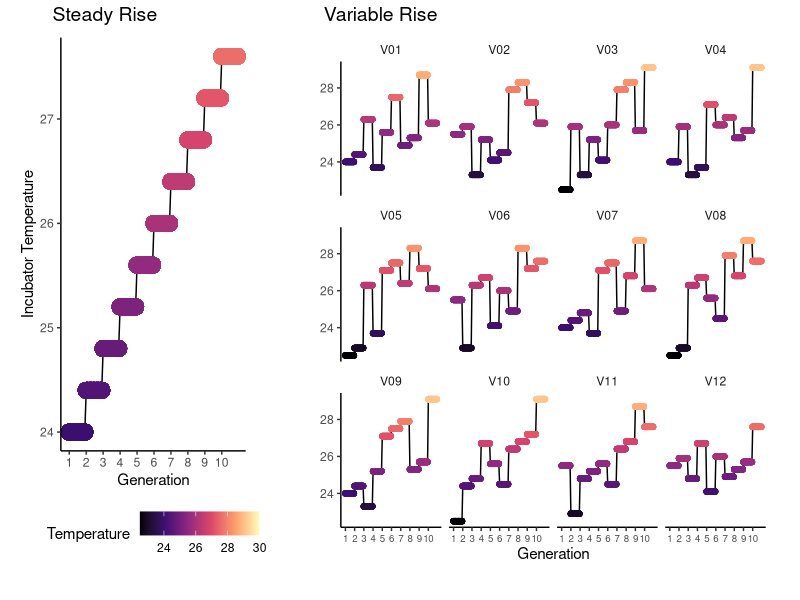
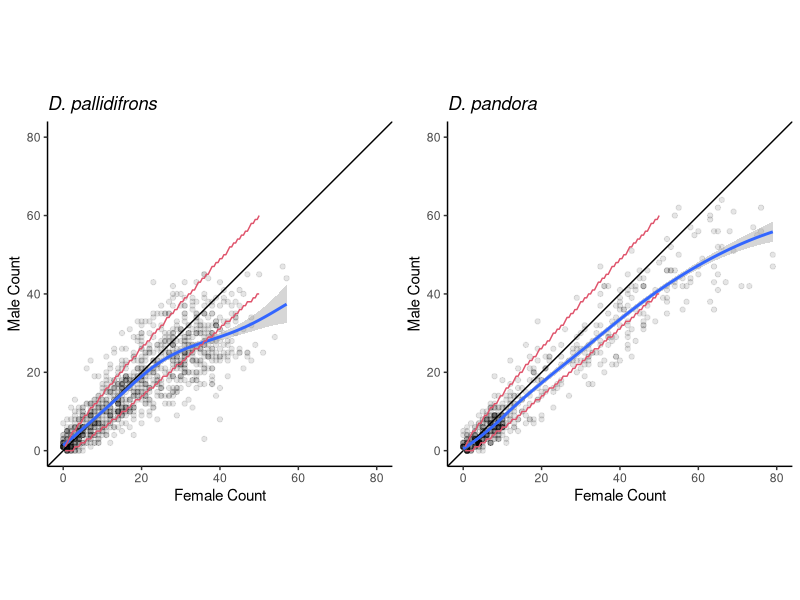
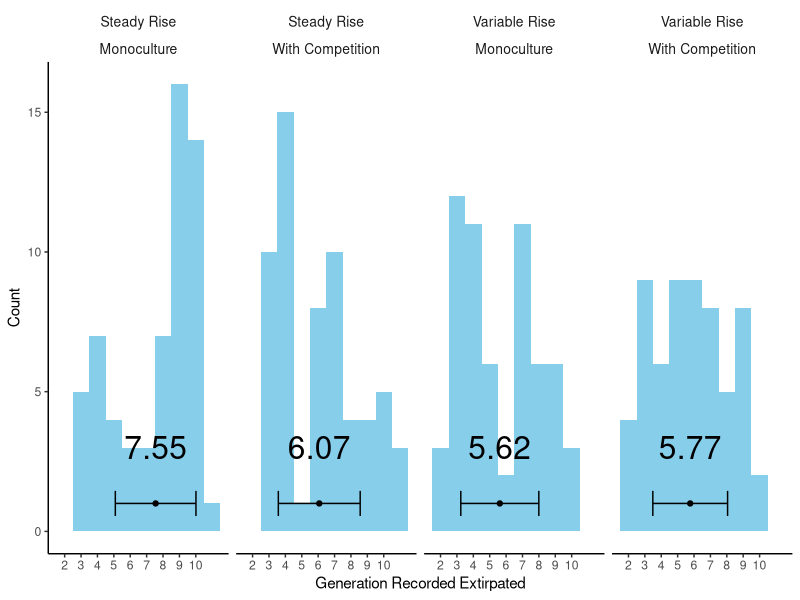
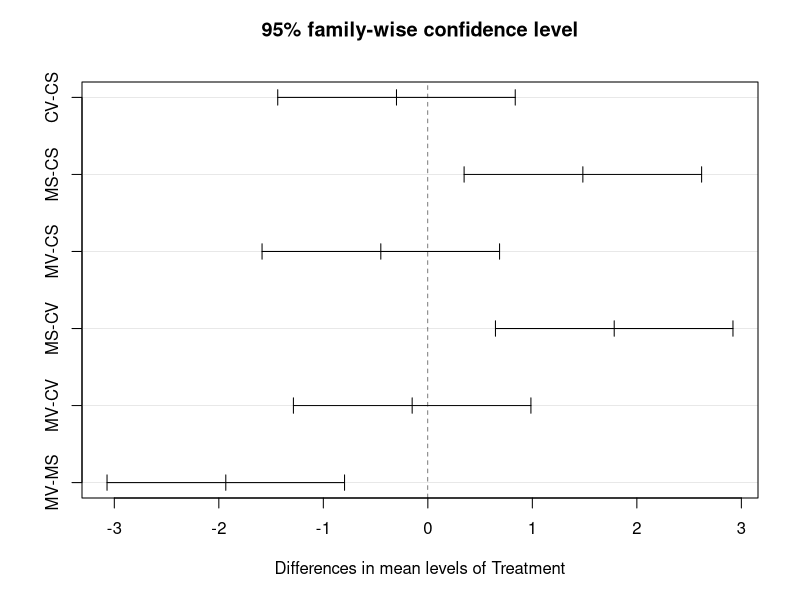
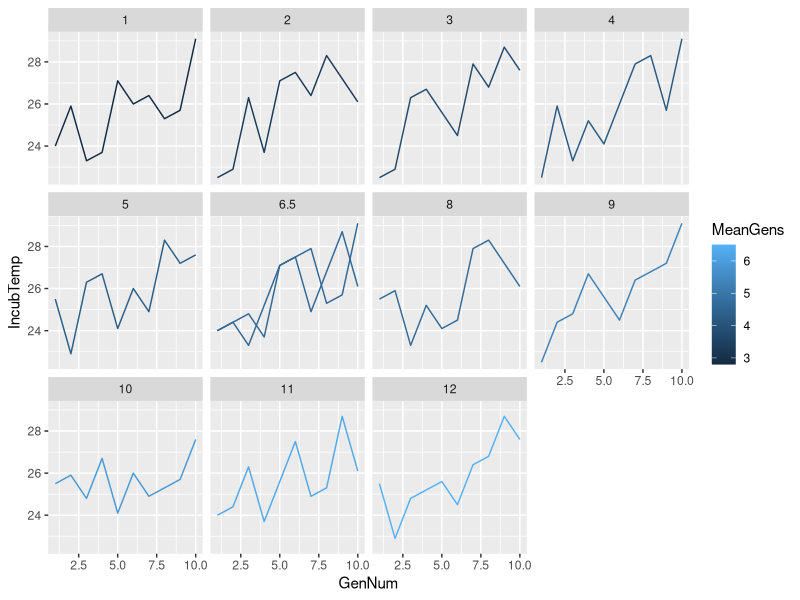
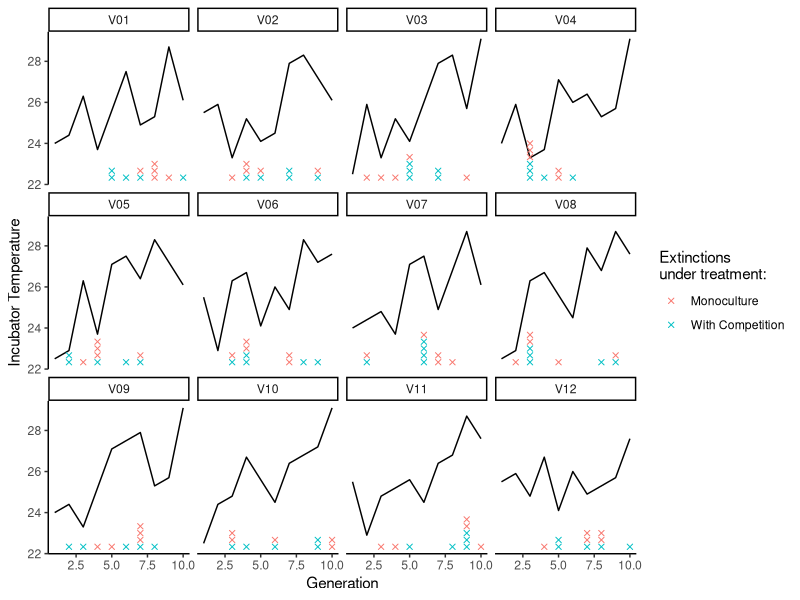
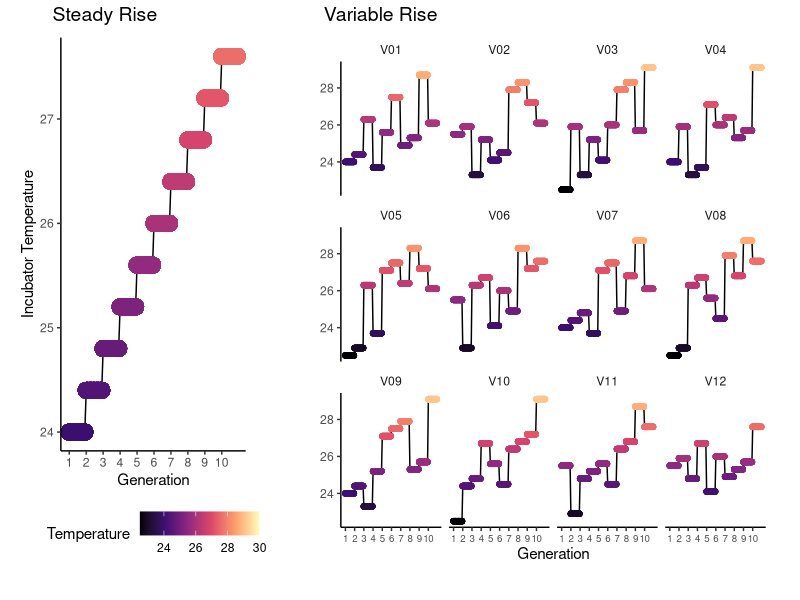
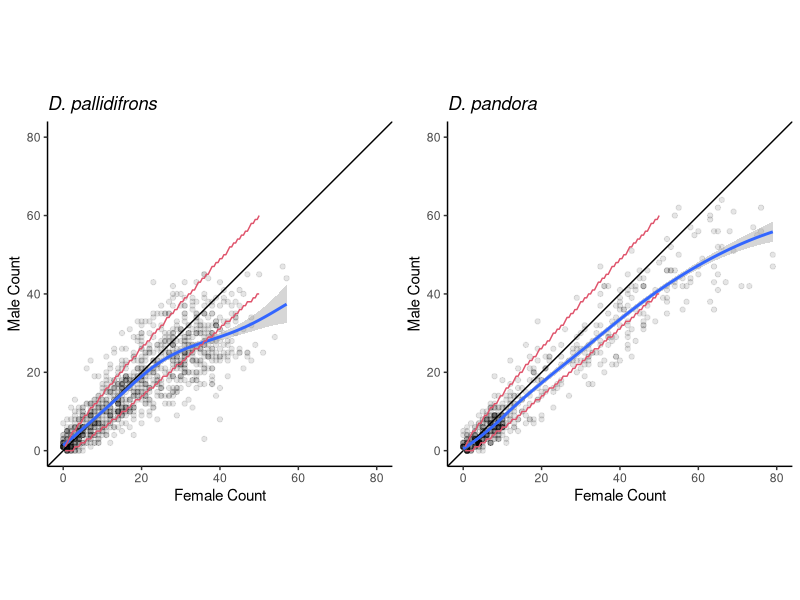

These charts were generated, in order, by the following R code:
## ---- chunk 1
knitr::opts_chunk$set(echo = TRUE)
## ---- chunk 2
library(tidyverse)
library(cowplot)
library(lme4)

Obs<- read_csv('../InitialDataStorage/TubeDoc_CC3_ForDataEntry.csv') %>%
  filter( !is.na(PAL_FEMALE))

Temps <- read_csv('../InitialDataStorage/TubeDoc_CC3_ALL.csv') %>%
  select(Gen,  LINE_ID, TUBE_ID, IncubTemp )

TempTable = Temps %>%
  pivot_wider(id_cols = LINE_ID, names_from = Gen, values_from = IncubTemp)

PrevTempTable = Temps %>%
  mutate( PrevTemp = IncubTemp,
          GenNum = parse_number(Gen)+1) %>%
  select(-IncubTemp, -TUBE_ID, -Gen  )

LaggedFemales_PAL <- read_csv('../ProcessedData/LaggedFemales_PAL.csv')
LaggedFemales_PAN <- read_csv('../ProcessedData/LaggedFemales_PAN.csv')

## ---- chunk 3
### Adding in initial condition
Gen1 = filter(Temps, Gen == 'G01')%>%
  mutate( PAL_FEMALE=3,  ### as added on 6 June
          PAL_MALE=2,
          PAN_FEMALE=0,
          PAN_MALE=0 ,
          NOTES = 'Initialisation')

bind_rows(Gen1, Obs) %>%
  separate(LINE_ID, into = c('Comp', 'Var', 'Rep'), remove = FALSE) %>%
  mutate( Var_Bin = str_sub(Var, 1,1),
          GenNum = parse_number(Gen)) %>%
  left_join(PrevTempTable, 
            by = c('GenNum', 'LINE_ID' ))-> Obs2

## Confirming that the competition treatments are not different at the G2 census (when they should be the same as competitors ony just added)
Obs2 %>%
  filter( Gen == 'G02') %>%
  lm( data = ., PAL_FEMALE ~ Comp) %>%
  summary

## ---- chunk 4

expand.grid( day = (0:11)/12, 
             GenNum = 1:10) -> dayintervals

Obs2 %>%
  filter(Var_Bin == 'V') %>%
  left_join(dayintervals, relationship = "many-to-many") %>%
  mutate( GenNum_int = GenNum + day) %>%
  ggplot( aes( x = GenNum_int, y = IncubTemp))+
  geom_line()+ 
  geom_point(aes(col = IncubTemp))+
  facet_wrap(~Var)+
  theme_classic()+
  scale_x_continuous(breaks= 1:10)+
  scale_color_viridis_c(option = 'A', name = 'Temperature', limits = c(22.5, 30))+
  guides(col='none')+
  theme(axis.text.x = element_text(size = 7),
        strip.background = element_blank())+
  ylab('')+
  xlab('Generation') -> VariableIncubTemps

Obs2 %>%
  filter(Var_Bin == 'S') %>%
  left_join(dayintervals, relationship = "many-to-many") %>%
  mutate( GenNum_int = GenNum + day) %>%
  ggplot( aes( x = GenNum_int, y = IncubTemp))+
  geom_line()+
  geom_point(aes(col = IncubTemp), size =5)+
  #  facet_wrap(~Var)+
  theme_classic()+
  scale_x_continuous(breaks= 1:10)+
  scale_color_viridis_c(option = 'A', name = 'Temperature', limits = c(22.5, 30))+
  ylab('Incubator Temperature')+
  xlab('Generation') +
  theme(legend.position = 'bottom') -> SteadyIncubTemps

plot_grid(SteadyIncubTemps, VariableIncubTemps,
          labels = c('Steady Rise', 'Variable Rise'),
          label_fontface = 'plain',
          scale =0.9, rel_widths = c(1,2) )

ggsave('../Figures/Fig1b_tempplots.png', width = 8, height = 5, bg = 'white')
## ---- chunk 5
Obs2 %>%
  summarise( sum(PAL_MALE), sum(PAL_FEMALE),
             sum(PAN_MALE, na.rm = TRUE), 
             sum(PAN_FEMALE, na.rm = TRUE))

Obs2 %>%
  summarise(sum(PAL_FEMALE>0),
            sum(PAN_FEMALE>0, na.rm = TRUE))
## ---- chunk 6
LaggedFemales_PAL%>%
  filter( PAL_FEMALE>0) %>%
  summarise(mean(PAL_FEMALE),
            sd(PAL_FEMALE) )

## ---- chunk 7

## Calculating expected interval
Interval95 = data.frame(SampleSize =1:100,
                        N_female = (1:100)/2,
                        Lower = qbinom(prob = 0.5, size =1:100, p = 0.025),
                        Upper = qbinom(prob = 0.5, size =1:100, p = 0.975))

Obs2 %>%
  filter(Gen !='G01') %>%
  filter( !(PAL_FEMALE==0 & PAL_MALE==0)) %>%
  ggplot(aes(PAL_FEMALE ,PAL_MALE) )+
  geom_point(alpha = 0.1)+
  geom_abline(slope = 1, intercept = 0)+
  geom_smooth()+
  geom_line(data = Interval95, aes( x = N_female, y = Lower), col = 2)+
  geom_line(data = Interval95, aes( x = N_female, y = Upper), col = 2)+
  theme_classic()+
  theme(plot.title = element_text(face = 'italic'))+
  xlab('Female Count')+
  ylab('Male Count')+
  ggtitle('D. pallidifrons')+
  coord_fixed(xlim = c(0,80),ylim = c(0,80),ratio = 1)-> PAL_SR

Obs2 %>%
  filter( !(PAN_FEMALE==0 & PAN_MALE==0)) %>%
  ggplot(aes(PAN_FEMALE ,PAN_MALE) )+
  geom_point(alpha = 0.1)+
  geom_abline(slope = 1, intercept = 0)+
  geom_smooth()+
  geom_line(data = Interval95, aes( x = N_female, y = Lower), col = 2)+
  geom_line(data = Interval95, aes( x = N_female, y = Upper), col = 2)+
  theme_classic() +
  theme(plot.title = element_text(face = 'italic'))+
  xlab('Female Count')+
  ylab('Male Count')+
  ggtitle('D. pandora')+
  coord_fixed(xlim = c(0,80),ylim = c(0,80),ratio = 1) -> PAN_SR

plot_grid(PAL_SR,PAN_SR )
ggsave('../Figures/SI2_SexRatio.png', width = 6, height =4)

## ---- chunk 8
## PAL
Obs2 %>% 
  mutate(Competition = ifelse( Comp =='C', 'With Competition', 'Monoculture')) %>%
  mutate(Temperature = ifelse( Var_Bin =='V', 'Variable Rise', 'Steady Rise')) %>%
  ggplot( aes( x = GenNum, y = PAL_FEMALE,
               col = IncubTemp   , group = LINE_ID))+
  geom_line()+
  scale_x_continuous(breaks= 1:10)+
  scale_color_viridis_c(option = 'A', name = 'Temperature', limits = c(22.5, 30))+
  facet_grid(Competition~Temperature)+
  theme_classic()+
  theme(plot.title = element_text(face = 'italic'))+
  xlab('Generation')+
  ylab('Female count')+
  ggtitle('D. pallidifrons') -> FemalePAL_TS

# PAN
Obs2 %>% 
  mutate(Competition = ifelse( Comp =='C', 'With Competition', 'Monoculture')) %>%
  mutate(Temperature = ifelse( Var_Bin =='V', 'Variable Rise', 'Steady Rise')) %>%
  filter( Comp == 'C') %>%
  ggplot( aes( x = GenNum, y = PAN_FEMALE,
               col = IncubTemp   , group = LINE_ID))+
  geom_line()+
  scale_x_continuous(breaks= 1:10)+
  scale_color_viridis_c(option = 'A', name = 'Temperature', limits = c(22.5, 30))+
  facet_wrap(~Temperature)+
  xlab('Generation')+
  ylab('Female count')+
  theme_classic()+
  theme(plot.title = element_text(face = 'italic'))+
  theme(legend.position = 'bottom', legend.direction = 'horizontal')+
  ggtitle('D. pandora') -> FemalePAN_TS

### Combining
CombinedPlot <- plot_grid(FemalePAL_TS+guides(col='none'),
                          FemalePAN_TS,
                          ncol = 1, rel_heights = c(2,1.5))

ggsave(plot = CombinedPlot,'../Figures/SI1_TimeSeries_all_fem.png', height = 8, width=6)

## ---- chunk 9
Obs2 %>%
  mutate( PAL_TOT= PAL_FEMALE + PAL_MALE, 
          PAL_Alive = PAL_TOT>0) %>%
  group_by(LINE_ID,Comp,Var,Var_Bin) %>%
  summarise(N_gens = sum(PAL_Alive)) %>%
  ungroup() %>%
  mutate(Competition = ifelse( Comp =='C', 'With Competition', 'Monoculture')) %>%
  mutate(Temperature = ifelse( Var_Bin =='V', 'Variable Rise', 'Steady Rise')) %>%
  mutate(Treatment =paste0(Comp, Var_Bin))-> LastSeenData

LastSeenData  %>%
  group_by(Competition,Temperature) %>%
  summarise(Mean_Gens = mean(N_gens),
            SD_Gens = sd(N_gens),
            SE = SD_Gens / sqrt(60))%>%
  mutate(xmin = Mean_Gens-SD_Gens,
         xmax = Mean_Gens+SD_Gens) -> MeanGens

LastSeenData%>%  
  ggplot()+
  scale_x_continuous(breaks= 2:10)+
  geom_histogram(aes( x = N_gens+1 ), binwidth = 1, fill = 'skyblue')+
  theme_classic()+
  theme(strip.background = element_blank(),
        strip.text = element_text(size = 10))+
  facet_wrap(~Temperature+Competition, nrow = 1)+
  geom_point(data = MeanGens, aes( x = Mean_Gens+1), y = 1)+
  geom_errorbarh(data = MeanGens,  aes( xmin = xmin+1, xmax = xmax+1, y = 1))+
  geom_text(data = MeanGens, 
            aes( x = Mean_Gens+1, label = signif(Mean_Gens+1,3)),
            y = 3, size = 8)+
  xlab('Generation Recorded Extirpated')+
  ylab('Count')

ggsave('../Figures/Fig1C_ExtirpHists.png', height = 4, width = 8)
## ---- chunk 10
### Overall of impact of treatment
aov( N_gens~Treatment, data =LastSeenData) %>% summary

## Follow-up test of pairwise comparisons
TukeyHSD(aov( N_gens~Treatment, data =LastSeenData)) %>% plot

## Overall distinction between 'MS' and others
LastSeenData %>%
  mutate( IS_MS= Treatment=='MS') %>%
  lm( N_gens~IS_MS, data =.) %>% 
  summary
## ---- chunk 11
Mod_RE <- lmer(data = filter(LastSeenData, Var_Bin =='V'),
               N_gens~Treatment + (1|Var))

Mod_wo <- lm(data = filter(LastSeenData, Var_Bin =='V'),
             N_gens~Treatment)

anova( Mod_RE, Mod_wo) ## exact pathway seems to be somewhat influential 
summary(Mod_RE)

filter(LastSeenData, Var_Bin =='V') %>%
  group_by(Var) %>%
  summarise(MeanGens= mean(N_gens)) -> GensPerTempRoute

Temps %>%
  separate(LINE_ID, into = c('Comp', 'Var', 'Rep'), remove = FALSE) %>%
  select(Gen, Var, IncubTemp) %>%
  distinct() -> TempRoutes

### Possible Features of temperature routes

# Initial Value
# Mean of first 3, 
# Mean of 4-6
# Mean of 7-10

TempRoutes %>%
  mutate( GenNum = parse_number(Gen))%>%
  filter( Var != 'S') %>%
  group_by(Var) -> TR2

### Comparing the 12 routes, initial value is not a significant predictor of mean gen
GensPerTempRoute %>%
  left_join(summarise(filter(TR2,Gen   == 'G01' ),  InitialValue = IncubTemp)) %>%
  left_join(summarise(filter(TR2,GenNum <4),  Mean1 = mean(IncubTemp))) %>%
  left_join(summarise(filter(TR2,GenNum %in% c(4,5,6)),  Mean2 = mean(IncubTemp))) %>%
  left_join(summarise(filter(TR2,GenNum %in% c(7,8,9,10)),  Mean3 = mean(IncubTemp))) %>%
  select(-1) %>%
  lm(data=.,    MeanGens~InitialValue) %>%
  summary()

### Looking at the individual cases:
filter(LastSeenData, Var_Bin =='V') %>%
  left_join(filter(TempRoutes, Gen   == 'G01') ) %>%
  lm(data=.,    N_gens ~IncubTemp*Treatment ) %>%
  summary() 

## Across the full 120 trials, gen 1 temp does come out as significant (N_gens ~IncubTemp), but this fades when treatment also included. 

GensPerTempRoute %>% 
  mutate(Rank = rank(MeanGens)) %>%
  left_join(TempRoutes, by = 'Var') %>%
  mutate( GenNum = parse_number(Gen)) %>%
  ggplot(aes( x = GenNum, y = IncubTemp, 
              col = MeanGens, group=Var))+
  geom_line()+
  facet_wrap(~Rank)

## ---- chunk 12

filter(LastSeenData, Var_Bin =='V') %>%
  separate(LINE_ID, into = c('Comp', 'Var', 'Rep'), remove = FALSE) %>%
  group_by(Var,N_gens ) %>%
  mutate(loc =22+  (1:n())/3  )-> ExtinctionsToPlot
  
GensPerTempRoute %>% 
  left_join(TempRoutes, by = 'Var') %>%
  mutate( GenNum = parse_number(Gen)) %>%
  ggplot()+
  geom_line(aes( x = GenNum, y = IncubTemp, 
               group=Var))+
  facet_wrap(~Var) +
  geom_point(aes( x = N_gens +1, y = loc, col = Competition       ),
             data =ExtinctionsToPlot , shape = 4)+
  theme_classic()+
  ylab('Incubator Temperature')+
  xlab('Generation')+
  scale_color_discrete(name = 'Extinctions\nunder treatment:')

ggsave( '../Figures/SI3_VarTrajs.png', width = 7, height = 5)

## ---- chunk 13
sessionInfo()

